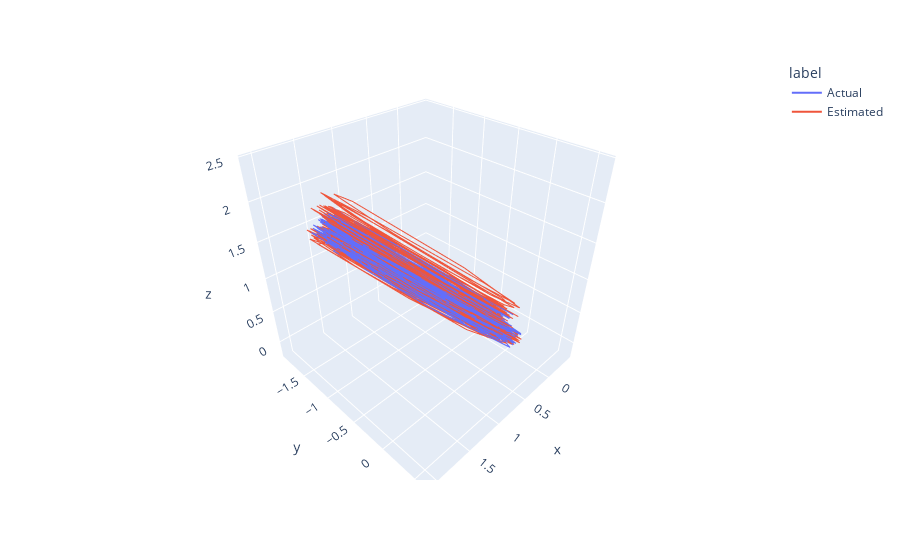

Here is the notebook cell this chart was saved with:
### Code cell
traj_vel_f = plot_trajectories([[true_state_list, 'Actual'], [estimated_list, 'Estimated']],  3, 4,5)
traj_vel_f.write_html("q1f_trajectory.html")
traj_vel_f.show()

### Figure 1 — Plotly figure (JSON) as saved in the notebook; plotly's stock layout.template omitted (floating-point values rounded to 4 significant figures; data arrays with more than 128 entries replaced by an {"elided": "..."} marker saying what was removed)
{"data": [{"hovertemplate": "label=Actual<br>x=%{x}<br>y=%{y}<br>z=%{z}<extra></extra>", "legendgroup": "Actual", "line": {"color": "#636efa", "dash": "solid"}, "marker": {"symbol": "circle"}, "mode": "lines", "name": "Actual", "scene": "scene", "showlegend": true, "type": "scatter3d", "x": {"elided": "501 float values"}, "y": {"elided": "501 float values"}, "z": {"elided": "501 float values"}}, {"hovertemplate": "label=Estimated<br>x=%{x}<br>y=%{y}<br>z=%{z}<extra></extra>", "legendgroup": "Estimated", "line": {"color": "#EF553B", "dash": "solid"}, "marker": {"symbol": "circle"}, "mode": "lines", "name": "Estimated", "scene": "scene", "showlegend": true, "type": "scatter3d", "x": {"elided": "501 float values"}, "y": {"elided": "501 float values"}, "z": {"elided": "501 float values"}}], "layout": {"legend": {"title": {"text": "label"}, "tracegroupgap": 0}, "margin": {"t": 60}, "scene": {"domain": {"x": [0, 1], "y": [0, 1]}, "xaxis": {"title": {"text": "x"}}, "yaxis": {"title": {"text": "y"}}, "zaxis": {"title": {"text": "z"}}}}}
